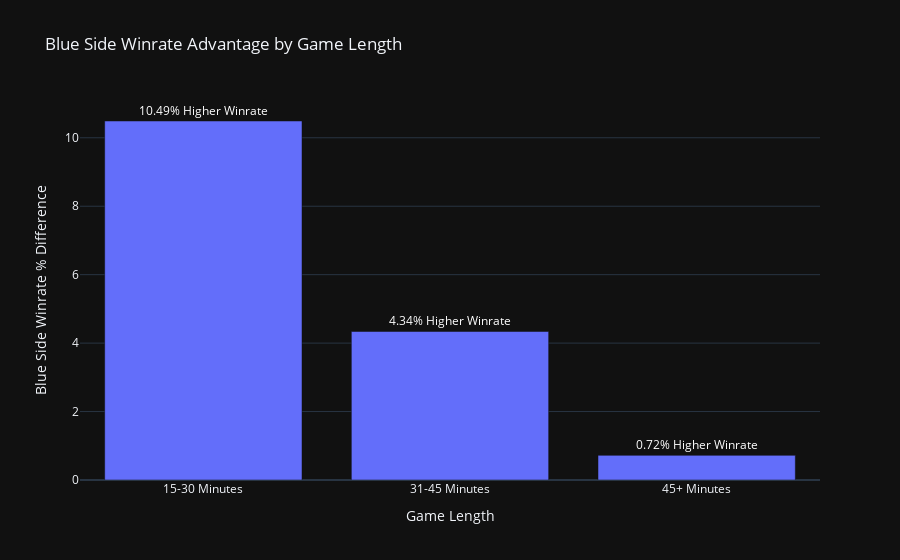

Notebook cell for this chart:
### Code cell
# Split the gamelength column into 3 bins
gamelength_bins = pd.cut(df_teams['gamelength'], bins=[900, 1800, 2700, np.inf], labels=['15-30 Minutes', '31-45 Minutes', '45+ Minutes'])

wr_length = (df_teams.assign(gamelength_bins=gamelength_bins)
 .groupby(["gamelength_bins", 'side'])
 .agg({'result': lambda x: np.round(x.mean()*100,2)})
 .unstack()
 .assign(blue_wr_advantage = lambda x: (x['result']['Blue'] - x['result']['Red']))
 ['blue_wr_advantage']
 )

customdata = np.stack([gamelength_bins.value_counts(), gamelength_bins.value_counts(normalize=True)*100], axis=-1)
fig = px.bar(wr_length, title='Blue Side Winrate Advantage by Game Length', template='plotly_dark')

# Change x-axis to categorical
fig.update_xaxes(type='category', title='Game Length')
fig.update_yaxes(title='Blue Side Winrate % Difference')
fig.update_layout(hovermode='x')

# Update the hover label text to show the year, and the winrate advantage
fig.update_traces(customdata=customdata, 
                  hovertemplate='Length: %{x}<br>Blue Winrate Advantage: %{y}%<br>%{customdata[0]:,} Games<br>(%{customdata[1]:.2f}% of all Games)')

# Add a text above each bar with the number of games in that bin, as stored in customdata
fig.update_layout(showlegend=False, annotations=[
    dict(
        x=bin,
        y=advantage,
        text=f"{advantage:.2f}% Higher Winrate",
        showarrow=False,
        font=dict(size=12, color='white'),
        xanchor='center',
        yanchor='bottom'
    )
    for bin, advantage, games in zip(wr_length.index, wr_length.values, customdata[:, 0])
])

fig.write_html('assets/bivariate.html', include_plotlyjs='cdn')
fig.show()
print(wr_length)
wr_length = []

### Figure 1 — Plotly figure (JSON) as saved in the notebook; plotly's stock layout.template omitted (floating-point values rounded to 4 significant figures)
{"data": [{"alignmentgroup": "True", "customdata": [[70662, 58.62], [44070, 36.56], [5810, 4.82]], "hovertemplate": "Length: %{x}<br>Blue Winrate Advantage: %{y}%<br>%{customdata[0]:,} Games<br>(%{customdata[1]:.2f}% of all Games)", "legendgroup": "blue_wr_advantage", "marker": {"color": "#636efa", "pattern": {"shape": ""}}, "name": "blue_wr_advantage", "offsetgroup": "blue_wr_advantage", "orientation": "v", "showlegend": true, "textposition": "auto", "type": "bar", "x": ["15-30 Minutes", "31-45 Minutes", "45+ Minutes"], "xaxis": "x", "y": [10.49, 4.34, 0.72], "yaxis": "y"}], "layout": {"annotations": [{"font": {"color": "white", "size": 12}, "showarrow": false, "text": "10.49% Higher Winrate", "x": "15-30 Minutes", "xanchor": "center", "y": 10.49, "yanchor": "bottom"}, {"font": {"color": "white", "size": 12}, "showarrow": false, "text": "4.34% Higher Winrate", "x": "31-45 Minutes", "xanchor": "center", "y": 4.34, "yanchor": "bottom"}, {"font": {"color": "white", "size": 12}, "showarrow": false, "text": "0.72% Higher Winrate", "x": "45+ Minutes", "xanchor": "center", "y": 0.72, "yanchor": "bottom"}], "barmode": "relative", "hovermode": "x", "legend": {"title": {"text": "variable"}, "tracegroupgap": 0}, "showlegend": false, "title": {"text": "Blue Side Winrate Advantage by Game Length"}, "xaxis": {"anchor": "y", "domain": [0, 1], "title": {"text": "Game Length"}, "type": "category"}, "yaxis": {"anchor": "x", "domain": [0, 1], "title": {"text": "Blue Side Winrate % Difference"}}}}
